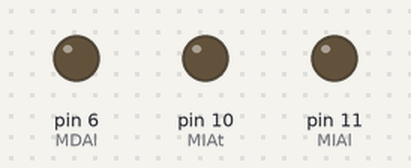
A sketch run on a simulated Arduino Uno, built with avr-gcc and run on an emulated ATmega328P. On the bench: output pins drawn as LEDs (lit = HIGH).

Above: at 0.05 s.
At 10.95 s:
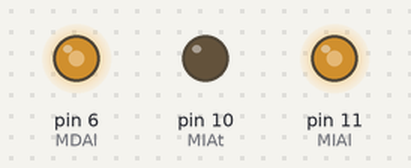
At 21.95 s:
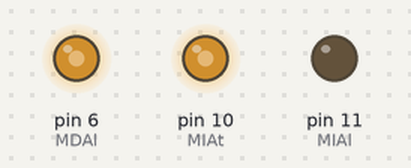
Timing chart, 0 to 28.6 s (numbered marks = the images above):
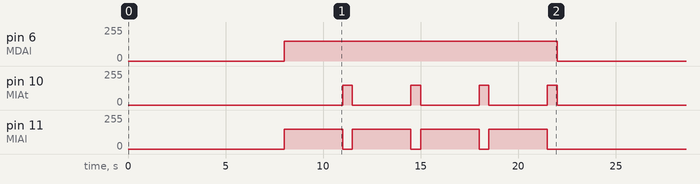

Measured:
- by itself, pin 6 (MDAl): alternates 150/255 for 14.0 s and 0/255 for 8.0 s
- by itself, pin 10 (MIAt): repeats every 22.0 s: 3 × (0/255 3.0 s, 150/255 0.50 s), 0/255 11.0 s, 150/255 0.50 s
- by itself, pin 11 (MIAl): repeats every 22.0 s: 3 × (0/255 0.50 s, 150/255 3.0 s), 0/255 8.5 s, 150/255 3.0 s

The sketch:

Coche_Cuadrado.ino
```cpp
int LedA=2;
int LedB=3;
int repetir=0;
int MDAl=6;
int MIAl=11;
int VM=150;
int MIAt=10;
int MDAt=5;

void setup() {

}

void loop() {
for(repetir=0;repetir<4;repetir++){
digitalWrite(LedA,HIGH);
delay(500);
digitalWrite(LedA,LOW);
delay(500);}

for(repetir=0;repetir<4;repetir++){
digitalWrite(LedB,HIGH);
delay(500);
digitalWrite(LedB,LOW);
delay(500);}

for(repetir=0;repetir<4;repetir++){

analogWrite(MDAl,VM);
analogWrite(MIAl,VM);
delay(3000);
analogWrite(MIAl,0);
analogWrite(MIAt,VM);
delay(500);
analogWrite(MIAt,0);

}

analogWrite(MDAl,0);
analogWrite(MIAl,0);

}
```
